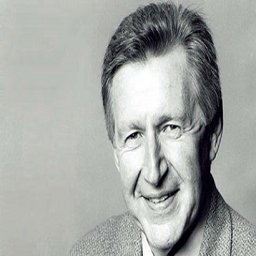
#> input picture 17JE003548_2/sample3.png, 256 x 256 px, found by its file name
$ python 2.py
#> lines starting #> are read from the running program, lines starting #| are printed output that depends on the picture
import numpy as np
import cv2
img=cv2.imread('sample3.png',0)
#> img: shape (256, 256); min 0, max 255, mean 166.9
cv2.imshow('img',img)
res1=cv2.blur(img,(3,3))
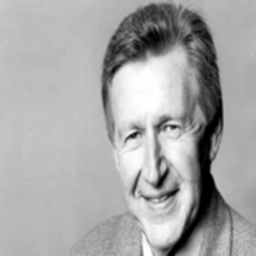
#> res1: shape (256, 256); min 0, max 255, mean 166.9
res2=cv2.blur(img,(5,5))
res3=cv2.blur(img,(7,7))
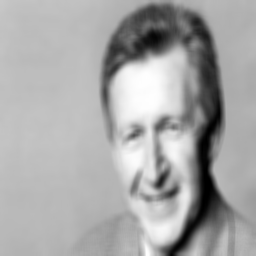
#> res3: shape (256, 256); min 0, max 255, mean 166.9
res4=cv2.blur(img,(9,9))
res5=cv2.blur(img,(11,11))
cv2.imshow('img',res1)
cv2.waitKey(0)
cv2.imshow('img',res2)
cv2.waitKey(0)
cv2.imshow('img',res3)
cv2.waitKey(0)
cv2.imshow('img',res4)
cv2.waitKey(0)
cv2.imshow('img',res5)
cv2.waitKey(0)
median1 = cv2.medianBlur(img,3)
cv2.imshow('img',median1)
cv2.waitKey(0)
median2 = cv2.medianBlur(img,5)
cv2.imshow('img',median2)
cv2.waitKey(0)

def con_min(data, filter_size):
#> called with filter_size = 5
    indexer = (int)(filter_size / 2)

    new_image = data.copy()

    nrow, ncol = data.shape
#> nrow = 256; ncol = 256

    for i in range(nrow):

        for j in range(ncol):
            l=255

            for k in range(i-indexer, i+indexer+1):

                for m in range(j-indexer, j+indexer+1):

                    if (k > -1) and (k < nrow):

                        if (m > -1) and (m < ncol):

                            l=min(l,data[k,m])
            new_image[i,j]=l
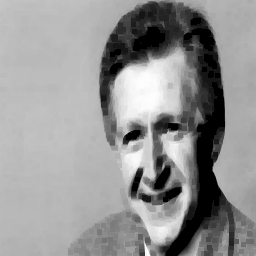
#> new_image: shape (256, 256); min 0, max 255, mean 147.5
    return new_image
def con_max(data, filter_size):
#> called with filter_size = 5
    indexer = (int)(filter_size / 2)

    new_image = data.copy()

    nrow, ncol = data.shape
#> nrow = 256; ncol = 256

    for i in range(nrow):

        for j in range(ncol):
            l=0

            for k in range(i-indexer, i+indexer+1):

                for m in range(j-indexer, j+indexer+1):

                    if (k > -1) and (k < nrow):

                        if (m > -1) and (m < ncol):

                            l=max(l,data[k,m])
            new_image[i,j]=l
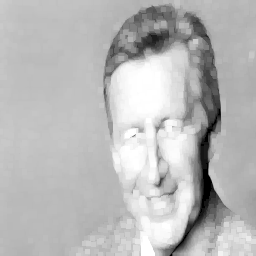
#> new_image: shape (256, 256); min 0, max 255, mean 184.5
    return new_image
s1=con_min(img,5)
cv2.imshow('img',s1)
s2=con_max(img,5)
cv2.waitKey(0)
cv2.imshow('img',s2)
cv2.waitKey(0)

$ run again, with 17JE003548_2/sample2.png copied over 17JE003548_2/sample3.png
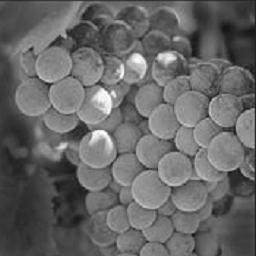
#> input picture 17JE003548_2/sample2.png, 256 x 256 px, found by its file name
#> after the loop in con_min, `for i in range(nrow):`:
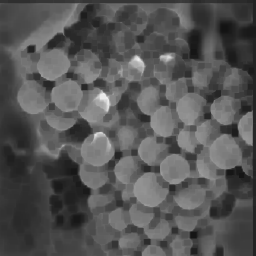
#> new_image: shape (256, 256); min 19, max 238, mean 85.3
#> after the loop in con_max, `for i in range(nrow):`:
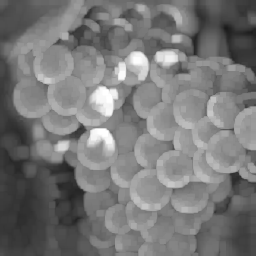
#> new_image: shape (256, 256); min 26, max 255, mean 119.8
